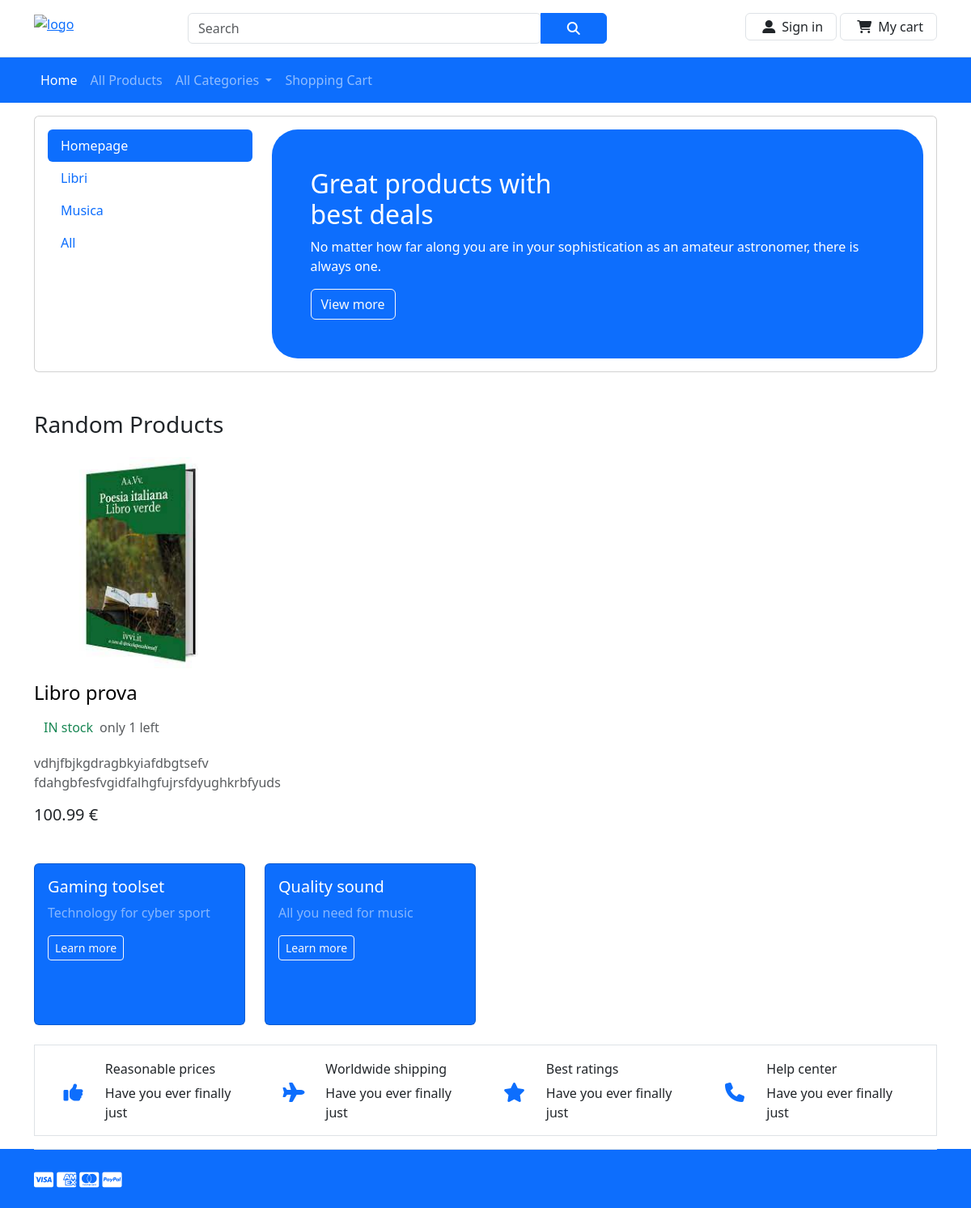
The app's page /, older data.
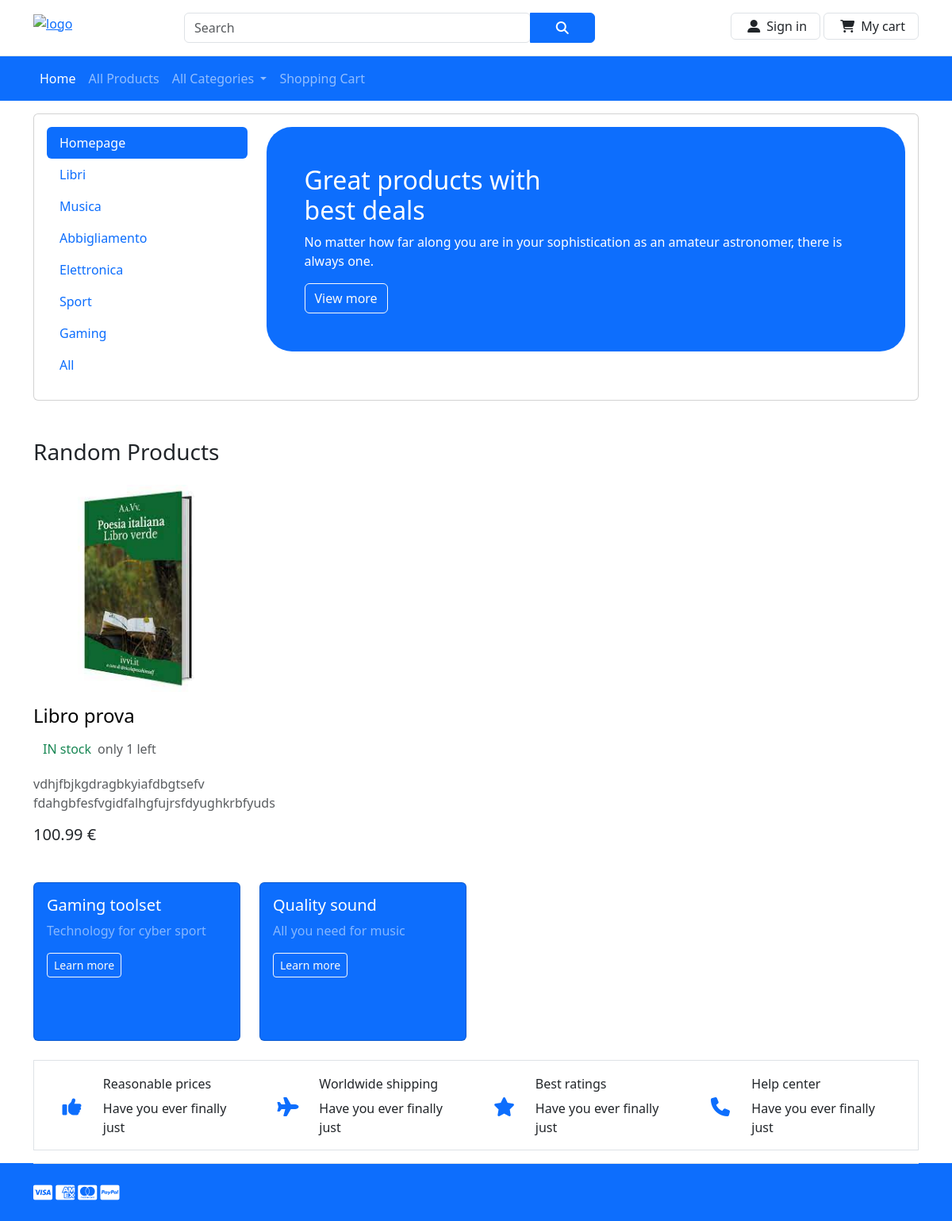
The same page, newer data.
### tables this page shows
CREATE TABLE `commerce_categorie` (
  `id` int(11) NOT NULL,
  `tipo` varchar(32) NOT NULL
);

### index.php (the view, shortened to what the changed rows need)
<!DOCTYPE html>
<html lang="en">
<head>
    <link href="https://cdn.jsdelivr.net/npm/bootstrap@5.3.0-alpha2/dist/css/bootstrap.min.css" rel="stylesheet">
    <link rel="stylesheet" href="https://cdn.jsdelivr.net/npm/@fortawesome/fontawesome-free@6.1.1/css/all.css">
    <link rel="stylesheet" href="https://cdnjs.cloudflare.com/ajax/libs/font-awesome/4.7.0/css/font-awesome.min.css">
    <link rel="stylesheet" href="style.css">
</head>
<body>
    <section class="mt-3">
        <div class="container">
            <main class="card p-3 shadow-2-strong">
                <div class="row">
                    <div class="col-lg-3">
                        <nav class="nav flex-column nav-pills mb-md-2">
                            <?php
                            include("connection.php");
                            echo '<a id="blu" class="nav-link active py-2 ps-3 my-0" aria-current="page" href="lista.php">Homepage</a>';
                            $sql = "SELECT * FROM commerce_categorie";
                            $result = $conn->query($sql);
                            if ($result->num_rows > 0) {
                                while ($row = $result->fetch_assoc()) {
                                    echo '<a class="nav-link my-0 py-2 ps-3 bg-white" href="lista.php?cat=' . $row["id"] . '">' . $row["tipo"] . '</a>';
                                }
                                echo '<a class="nav-link my-0 py-2 ps-3 bg-white" href="lista.php">All</a>';
                            }
                            ?>
                        </nav>
                    </div>
                    <div id="blu" class="col-lg-9">
                        <div class="card-banner h-auto p-5 bg-primary rounded-5" style="height: 350px;">
                            <div>
                                <h2 id="blu" class="text-white">
                                    Great products with <br />
                                    best deals
                                </h2>
                            </div>
                        </div>
                    </div>
                </div>
            </main>
        </div>
    </section>
    <section>
        <div class="container my-5">
            <?php
            include("connection.php");
            $sql = "SELECT max(idP) FROM commerce_prodotti";
            $result = $conn->query($sql);
            $row = $result->fetch_assoc();
            $max = $row["max(idP)"];
            if ($max >= 8) {
                $lim = rand(1, ($max - 7));
                $sql = "SELECT p.*, cat.*, round(AVG(c.star),1) as avg_star FROM (commerce_prodotti p left JOIN commerce_comments c ON p.idP = c.idProd) left join commerce_categorie as cat on p.idP=cat.id where p.idP>=$lim group by p.idP limit 8";
            } else
                $sql = "SELECT p.*, cat.*, round(AVG(c.star),1) as avg_star FROM (commerce_prodotti p left JOIN commerce_comments c ON p.idP = c.idProd) left join commerce_categorie as cat on p.idP=cat.id";
            $result = $conn->query($sql);
            if ($result->num_rows > 0) {
                echo '<div class="row">';
                while ($row = $result->fetch_assoc()) {
                    echo '<div class="col-lg-3 col-md-6 col-sm-6">
                        <a href="dettagli.php?id=' . $row["idP"] . '" class="img-wrap">
                            <img src="' . $row["image"] .
                        '" alt="non ce" class="card-img-top" style="aspect-ratio: 1 / 1;object-fit: scale-down;">
                        </a>
                        <div class="card-body p-0 pt-3">
                                <a id="sottLin" href="dettagli.php?id=' . $row["idP"] . '"><h4 style="text-decoration: none;" class="card-text mb-0">' . $row["nome"] . '</h4></a>
                                <div class="d-flex flex-row my-3">
                            <div class="text-warning mb-1 me-2">';
                    echo '<span class="ms-1">  ' . $row["avg_star"] .
                        '</span>
                            </div>';
                    if ($row["quanti"] == 0)
                        echo '<span class="text-danger ms-2">NOT in stock</span>';
                    else
                        echo '<span class="text-success">IN stock</span><span class="text-muted ms-2">only ' . $row["quanti"] . ' left</span>';
                    echo '</div>
                                <a style="text-decoration: none;color: black;" href="dettagli.php?id=' . $row["idP"] . '"><p class="text-muted">
                                    ' . $row["descrizione"] . '
                                </p></a>
                                <h5 class="card-title">' . $row["prezzo"] . ' €</h5>
                            <!-- <div class="card-footer d-flex align-items-end pt-3 px-0 pb-0 mt-auto">
                                <div class="d-grid gap-2 col-6 mx-auto">
                                    <button class="btn btn-primary shadow-0 me-1" type="button">Add to cart</button>
                                </div>
                            </div> -->
                        </div>
                </div>';
                }
                echo '</div>';
            }
            ?>
    </section>
</body>
</html>

Row changes from the older to the newer data that the page shows:
added commerce_categorie: tipo "Abbigliamento"
added commerce_categorie: tipo "Elettronica"
added commerce_categorie: tipo "Sport"
added commerce_categorie: tipo "Gaming"
